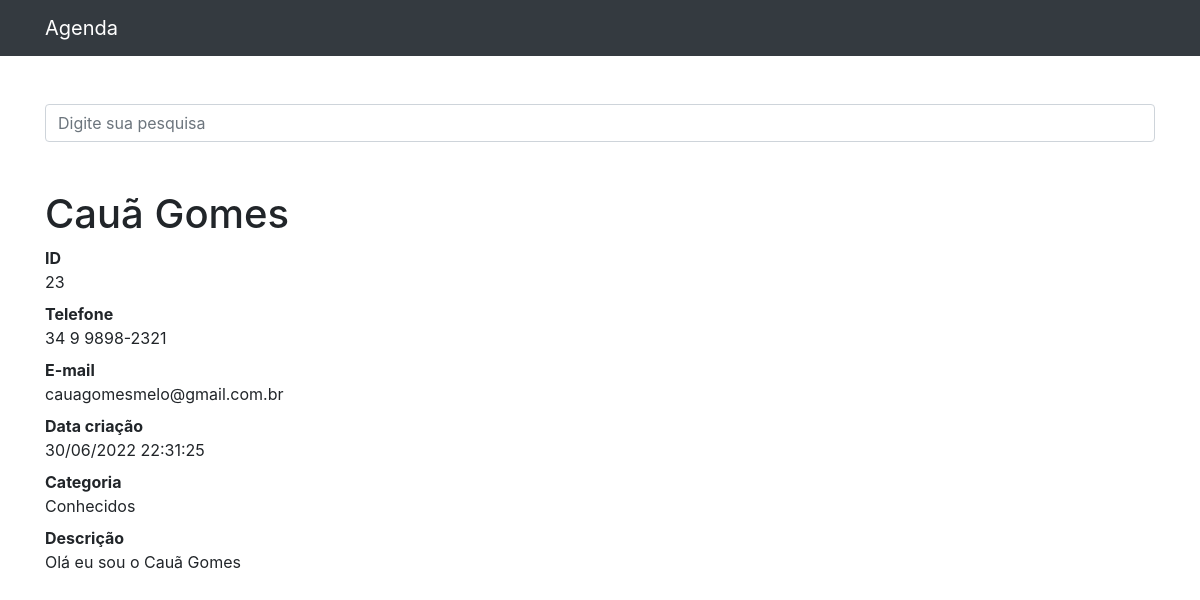
Screenshot of /23 with the database file from the repository.
### contatos/models.py (models this page shows, shortened)
class Contato(models.Model):
    nome = models.CharField(max_length=150)
    sobrenome = models.CharField(max_length=255, blank=True)
    telefone = models.CharField(max_length=255)
    email = models.CharField(max_length=255, blank=True)
    data_criacao = models.DateTimeField(default=timezone.now)
    descricao = models.TextField(blank=True)
    categoria = models.ForeignKey(Categoria, on_delete=models.DO_NOTHING)
    mostrar = models.BooleanField(default=True)
    foto = models.ImageField(blank=True, upload_to='fotos/%Y/%m/')

class Categoria(models.Model):
    nome = models.CharField(max_length=255)
    def __str__(self):
        return self.nome

### contatos/views.py (the view)
# urls.py: path('<int:contato_id>', views.ver_contato, name='ver_contato'),
def ver_contato(request, contato_id):
        contato = get_object_or_404(Contato, id=contato_id)
        if not contato.mostrar:
            raise Http404
        return render(request, 'contatos/ver_contato.html', {
            'contato': contato
        })

### contatos/templates/contatos/ver_contato.html (shortened to what this page needs)
{% extends 'base.html'%}
{%block conteudo%}
    <h1 class="mt-5">{{ contato.nome }} {{ contato.sobrenome }}</h1>
    <dl>
      <dt>ID</dt>
      <dd>{{ contato.id }}</dd>
      <dt>Telefone</dt>
      <dd>{{ contato.telefone }}</dd>
      <dt>E-mail</dt>
      <dd>{{ contato.email }}</dd>
      <dt>Data criação</dt>
      <dd>{{ contato.data_criacao|date:'d/m/Y H:i:s' }}</dd>
      <dt>Categoria</dt>
      <dd>{{ contato.categoria }}</dd>
      <dt>Descrição</dt>
      <dd>{{ contato.descricao }}</dd>
    </dl>
{%endblock%}

### rows the page displays
Contato: nome "Cauã", sobrenome "Gomes", id "23", telefone "34 9 9898-2321", email "cauagomesmelo@gmail.com.br", data_criacao "30/06/2022 22:31:25", categoria "Conhecidos", descricao "Olá eu sou o Cauã Gomes"
